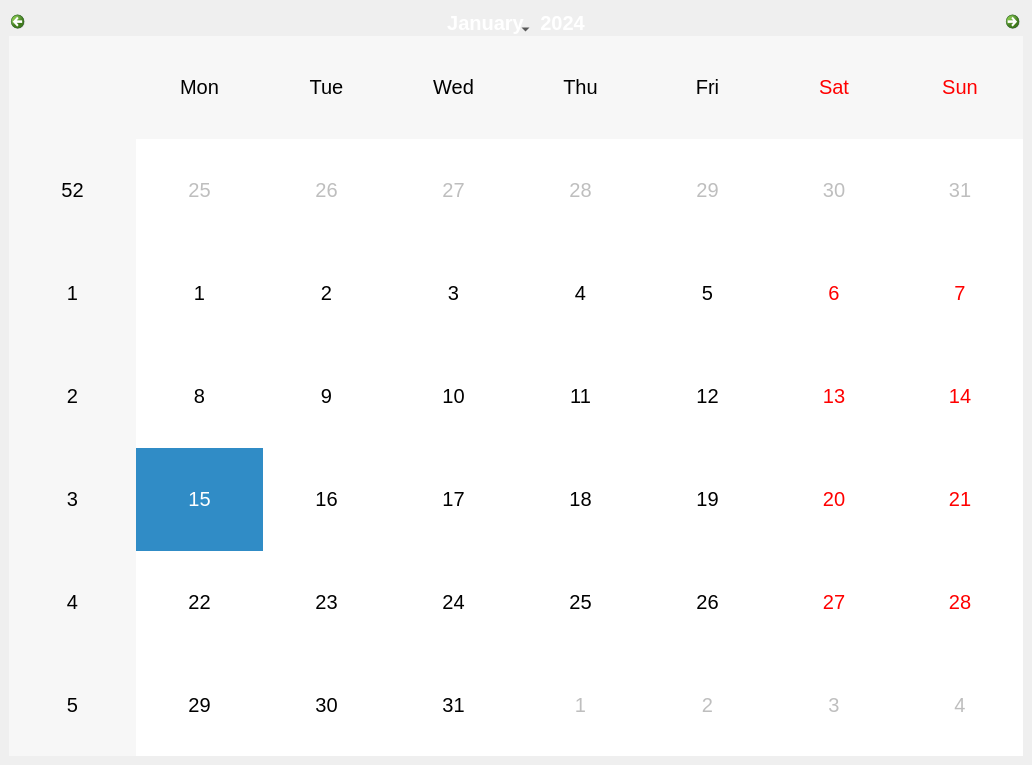
<?xml version="1.0" encoding="UTF-8"?>
<ui version="4.0">
 <class>MainWindow</class>
 <widget class="QMainWindow" name="MainWindow">
  <property name="geometry">
   <rect>
    <x>0</x>
    <y>0</y>
    <width>1032</width>
    <height>765</height>
   </rect>
  </property>
  <property name="windowTitle">
   <string>To-Do List</string>
  </property>
  <widget class="QWidget" name="centralwidget">
   <layout class="QGridLayout" name="gridLayout">
    <item row="0" column="0">
     <widget class="QCalendarWidget" name="calendarWidget">
      <property name="enabled">
       <bool>true</bool>
      </property>
      <property name="maximumSize">
       <size>
        <width>16777215</width>
        <height>16777215</height>
       </size>
      </property>
      <property name="font">
       <font>
        <pointsize>15</pointsize>
       </font>
      </property>
      <property name="styleSheet">
       <string notr="true">border-radius:5px;
border-top-color:rgb(0, 0, 0)</string>
      </property>
     </widget>
    </item>
   </layout>
  </widget>
  <action name="actionCreate">
   <property name="text">
    <string>Создать</string>
   </property>
  </action>
  <action name="actionOpen">
   <property name="text">
    <string>Открыть</string>
   </property>
  </action>
  <action name="actionSave">
   <property name="text">
    <string>Сохранить</string>
   </property>
  </action>
  <action name="actionAbout">
   <property name="text">
    <string>О программе</string>
   </property>
  </action>
 </widget>
 <resources/>
 <connections/>
</ui>
